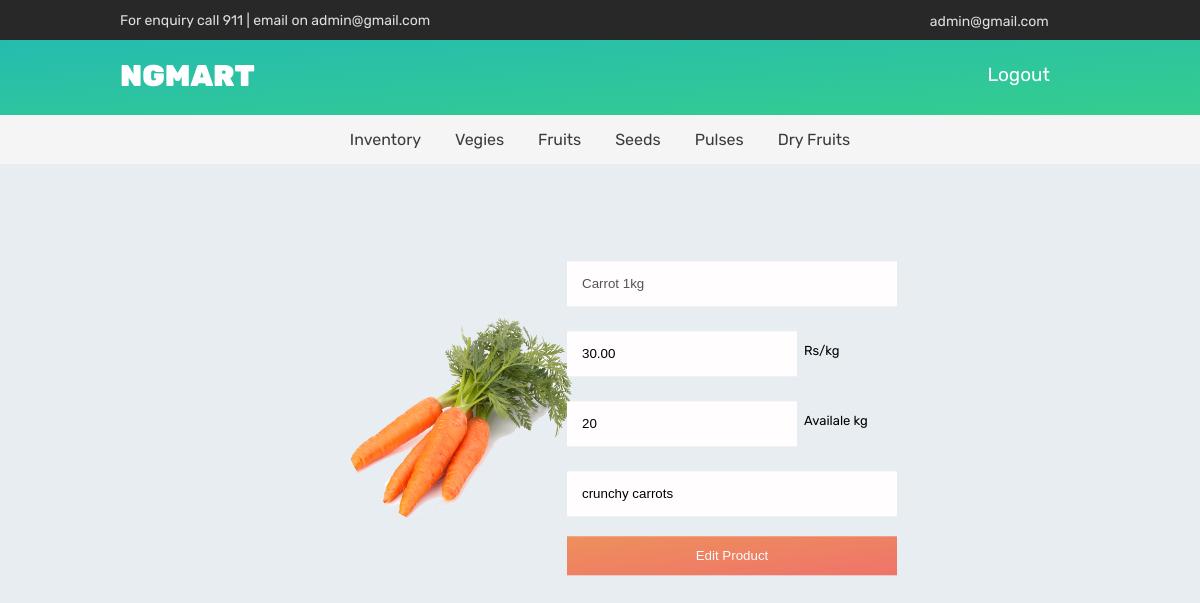
The page /php/seller/sellerold.php?ps_id=1 (signed in) on the database its author committed.
### tables this page shows
CREATE TABLE `categories_tbl` (
  `id` int(10) NOT NULL,
  `categories` varchar(50) NOT NULL,
  `image` varchar(255) NOT NULL,
  `status` tinyint(4) NOT NULL DEFAULT 1
);

CREATE TABLE `product_tbl` (
  `product_id` int(11) NOT NULL,
  `prod_categories_id` int(11) NOT NULL,
  `prod_name` varchar(255) NOT NULL
);

CREATE TABLE `product_seller_tbl` (
  `ps_id` int(10) NOT NULL,
  `ps_seller_id` int(11) NOT NULL,
  `ps_product_id` int(11) NOT NULL,
  `ps_price` decimal(10,2) NOT NULL,
  `ps_image` varchar(255) NOT NULL,
  `ps_desc` varchar(255) NOT NULL,
  `ps_total_stock` int(50) NOT NULL
);

### php/dbconnection.php (called while the page is built, shortened)
<?php
function del()
{
    $sql = "SELECT * FROM inventory_tbl where inventory_status=1";
    $result = mysqli_query($GLOBALS['con'], $sql);
    while($row = mysqli_fetch_array($result))
    {
        $id = $row['inventory_id'];
    }
}
?>

### php/seller/sellerold.php (the view, shortened to what this page needs)
<?php
if(isset($_SESSION['id']))
{
	include("../dbconnection.php");
	del();
?>
<!DOCTYPE html>
<html lang="en">
<head>
	<link href="../../style/style.css" rel="stylesheet" />
	<link href="../../style/seller_style.css" rel="stylesheet" />
</head>
<body>
    <div class="topblack">
		<div class="leftblock"><p>For enquiry call 911 | email on <a style="color:rgba(255, 255, 255, 0.851);" href="mailto:admin@gmail.com"> admin@gmail.com </a></p></div>
		<div class="rightblack">
		<?php
         $sql="SELECT * FROM login_tbl WHERE login_id=$id";
         $result=mysqli_query($con,$sql);
         $row=mysqli_fetch_array($result);
        ?>
        <p style="float:right;padding:1%;"><?php echo $row['email'];?></p>
		</div>
	</div>
	<div class="topbargreen">
		<p>NGMART</p>
		<div class="topgreen_right" style="margin-right:140px;">
		<a href="../logout.php">Logout</a>
		</div>
	</div>
	<div class="topbar_bottom">
		<center>
			<a href="seller.php?id=-1" <?php if($_GET['id']==-1) echo"class=active" ?> >Inventory</a>
			<?php
			$sql="select * from categories_tbl where status=1";
			if($result=mysqli_query($con,$sql))
			{
				while($row=mysqli_fetch_array($result))
				{
					?>
					<a href="seller.php?id=<?php echo $row['id'] ?>" <?php if($row['id']==$_GET['id']) echo "class=active"; ?> > <?php echo $row['categories'] ?> </a>
				<?php
				}
		}
		?>
		</center>
	</div>
<?php
if(isset($_GET['ps_id']))
{
	$ps_id=$_GET['ps_id'];
?>
	<div class="additembox">
	<div class="left">
	<form id="addProduct" action="editProduct.php?id=<?php echo $ps_id ?>" method="POST" style="padding:20px;" enctype="multipart/form-data">
		<?php
		$ps_id=$_GET['ps_id'];
		$sql="select p.*,ps.* from product_tbl as p,product_seller_tbl as ps where p.product_id=ps.ps_product_id and ps_id=$ps_id";
		if($result=mysqli_query($con,$sql))
		{
			$row=mysqli_fetch_array($result);
		}
		?>
		<div >
					<img src="../../images/<?php echo $row['ps_image']?>" class="img" alt="no image">
				</div>
		</div>
	<div class="right">
		<div class="addInput">
			<input type="text" id="name" name="name" value="<?php echo $row['prod_name']?>" pattern="[A-Za-z\-\s]{3,}" disabled>
		</div>
		<div class="addInput" >
		<div class="p">Rs/kg</div>
			<input type="text" style="width:200px" name="price" id="price" min="1" value="<?php echo $row['ps_price']?>" pattern="^[0-9]+(\.[0-9]{1,2})?{1,}$" required>
		</div>
		<div class="addInput" >
		<div class="p">Availale kg</div>
			<input type="text" style="width:200px" name="qty" id="qty" min="1" value="<?php echo $row['ps_total_stock']?>" pattern="^[0-9]+(\.[0-9]{1,2})?{1,}$" required>
		</div>
		<div class="addInput">
			<input type="text" name="desc" id="desc" value="<?php echo $row['ps_desc']?>" pattern="[A-Za-z0-9\s\.\-]{3,}" required>
		</div>
		<input type="submit" class="btn" value="Edit Product">
	</div>
	</div>
<?php
}
?>
</body>
</html>
	<?php
	} ?>

### style/style.css (style rules this page uses)
* { margin:0px; padding:0px; }
body { background-color: rgb(231,237,240); font-family: fontone; }
a { text-decoration: none; }
.topblack { background-color: rgb(40, 40, 40); color:rgba(255, 255, 255, 0.851); height: 40px; font-size: 14px; }
.topblack .leftblock { float:left; padding-top: 12px; padding-left: 20px; margin-left: 100px; cursor: pointer; }
.topblack .rightblack { float: right; padding-top:12px; margin-right: 150px; }
.topbargreen { height:75px; background:linear-gradient(to bottom right,rgb(37,188,176),rgb(53,205,142)) }
.topbargreen p { color:white; font-weight: 1000; font-size: 30px; padding-top: 18px; margin-left: 120px; display: inline-block; }
.topgreen_right { float:right; margin-top:23px; margin-right:150px; }
.topgreen_right a { color:white; font-size: 19px; display: inline; margin-right: 10px; }
.topbar_bottom { position: relative; width:100%; background-color:rgb(245,245,245); }
.topbar_bottom a { position: relative; display: inline-block; padding:15px 15px; color:rgba(0, 0, 0, 0.762); }

### style/seller_style.css (style rules this page uses)
.img { position: fixed; margin-top:8%; border-radius:50%; width:20%; height:30%; }
.additembox { color:rgba(255, 255, 255, 0.851); height: 30%; font-size: 14px; }
.additembox .left { float:left; padding-top: 10px; padding-left: 20px; margin-left: 300px; cursor: pointer; }
.additembox .right { position: absolute; top:50%; left:50%; transform: translate(-10%,-45%); float: left; padding-top:12px; margin-right: 40%; }
.addInput { position:relative; float:left; }
.additembox input[type=text], .additembox input[type=file], .additembox input[type=number] { width: 300px; padding: 15px; margin: 5px 0 20px 0; border: none; background: rgb(255, 253, 253); display: inline-block; }
.btn { padding: 12px 20px; border: none; background: linear-gradient(to bottom right, rgb(240, 120, 55),rgb(242, 85, 73)); color: #fff; cursor: pointer; width: 100%; margin-bottom: 15px; opacity: 0.8; }

### php/seller/sellerold.php (style rules this page uses)
.addInput .p { margin:17px 0px 0px 7px; width:90px; position:relative; float:right; font-size: 13px; color:black; }

### rows shown on the page
categories_tbl: categories "Vegies"
categories_tbl: categories "Fruits"
categories_tbl: categories "Seeds"
categories_tbl: categories "Pulses"
categories_tbl: categories "Dry Fruits"
product_tbl: product_seller_tbl.ps_image (picture), name "Carrot 1kg", price "30.00", qty "20", desc "crunchy carrots"

### other values the page prints
$row['email'] "admin@gmail.com"
